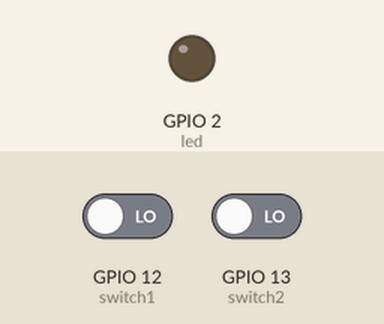
Recording of a program running on a simulated ESP32 board running MicroPython. On the bench: output pins drawn as LEDs (lit = HIGH). Wiring (from the project's diagram.json): switch on GPIO 12, switch on GPIO 13. The test bench sets the inputs (shaded band); at power-on: GPIO 12 (switch1) LOW, GPIO 13 (switch2) LOW.

Above: at 1.2 s.
1.3 s: GPIO 12 (switch1) driven HIGH
At 2.5 s:
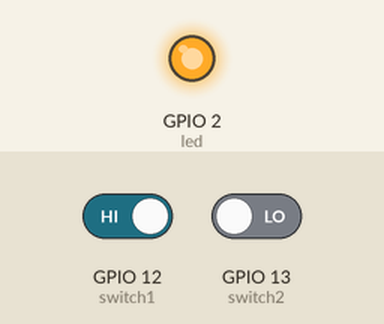
2.8 s: GPIO 12 (switch1) driven LOW
At 3.8 s:
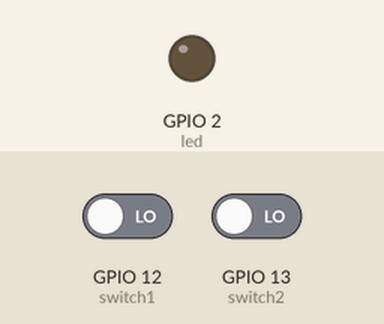
4.3 s: GPIO 13 (switch2) driven HIGH
At 5.0 s:
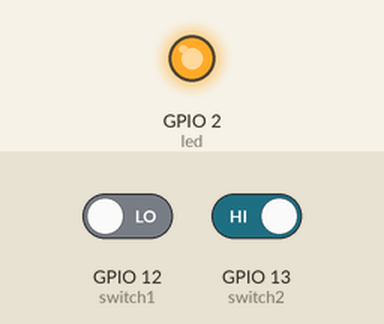
Timing chart, 0 to 7.3 s (numbered marks = the images above; inputs shaded):
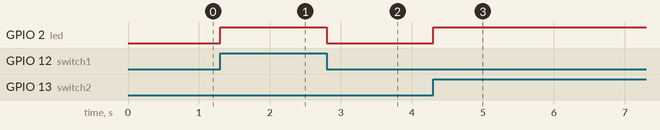

Measured:
- after the input at 1.3 s, GPIO 2 (led): LOW → HIGH at once
- after the input at 2.8 s, GPIO 2 (led): HIGH → LOW at once
- after the input at 4.3 s, GPIO 2 (led): LOW → HIGH at once

The program:

main.py
```python
from machine import Pin


switch1 = Pin(12, Pin.PULL_UP)
switch2 = Pin(13, Pin.PULL_UP)
led = Pin(2, Pin.OUT)

while True:
    state1 = switch1.value()
    state2 = switch2.value()
    if (state1 != state2):
        led.on()
    else:
        led.off()
```
